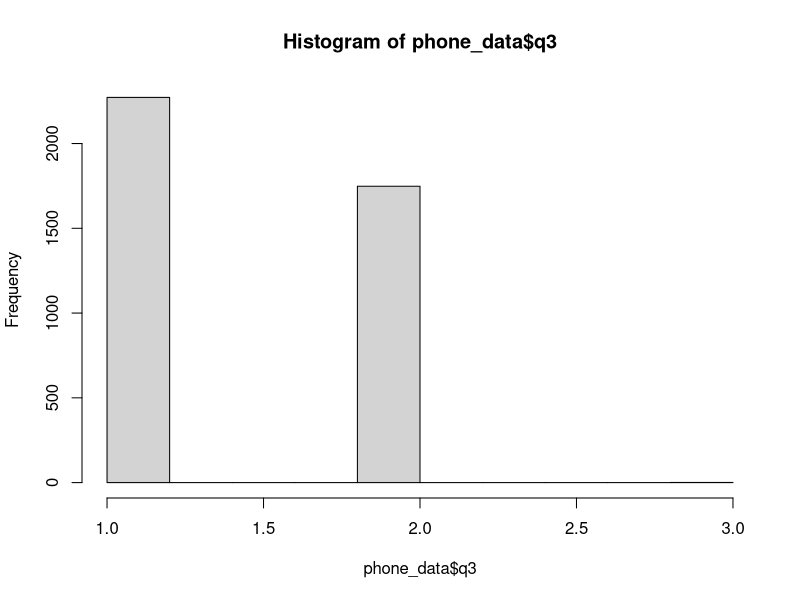
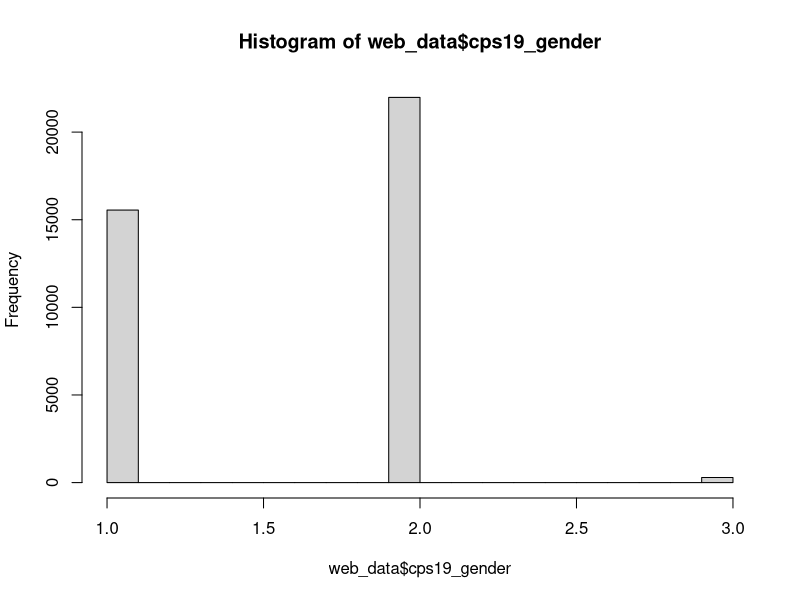

Source code (R) for these figures, in order:
## ---- chunk 1

# Here you can load in and clean the data (you may need to do the cleaning in a separate R script - this is up to you). 
library(tidyverse)

phone_data <- read_csv("ces_phone.csv")
web_data <- read_csv("ces_web.csv")

# You may need additional chunks, in case you want to include some of the cleaning output.

## ---- chunk 2

# Here you can clean the demographic variable data. 

# You may need additional chunks, in case you want to include some of the cleaning output.

# For example, maybe I want to look at gender, and I want to update the labels of the gender variable in the phone data, to match the web data.

phone_data <- 
  phone_data %>% 
  mutate(gender = case_when(q3==1 ~ "Man",
                            q3==2 ~ "Woman",
                            q3==3 ~ "Other")) 

## ---- chunk 3

# Here you can clean the outcome variable data. 

# You may need additional chunks, in case you want to include some of the cleaning output.

## For example, if I wish to make my outcome the "proportion of people who have an interest level of 2 or 6" I might run the following code:
web_data <- 
  web_data %>% 
  mutate(vote_interest2or6 = 
           ifelse(cps19_interest_elxn_1==2|
                  cps19_interest_elxn_1==6, 1, 0)) 


## ---- chunk 4

# Use this to create your plots/visualization. 

hist(phone_data$q3) 
hist(web_data$cps19_gender)


## ---- chunk 5

# Here you can run code to calculate your Confidence Intervals.

